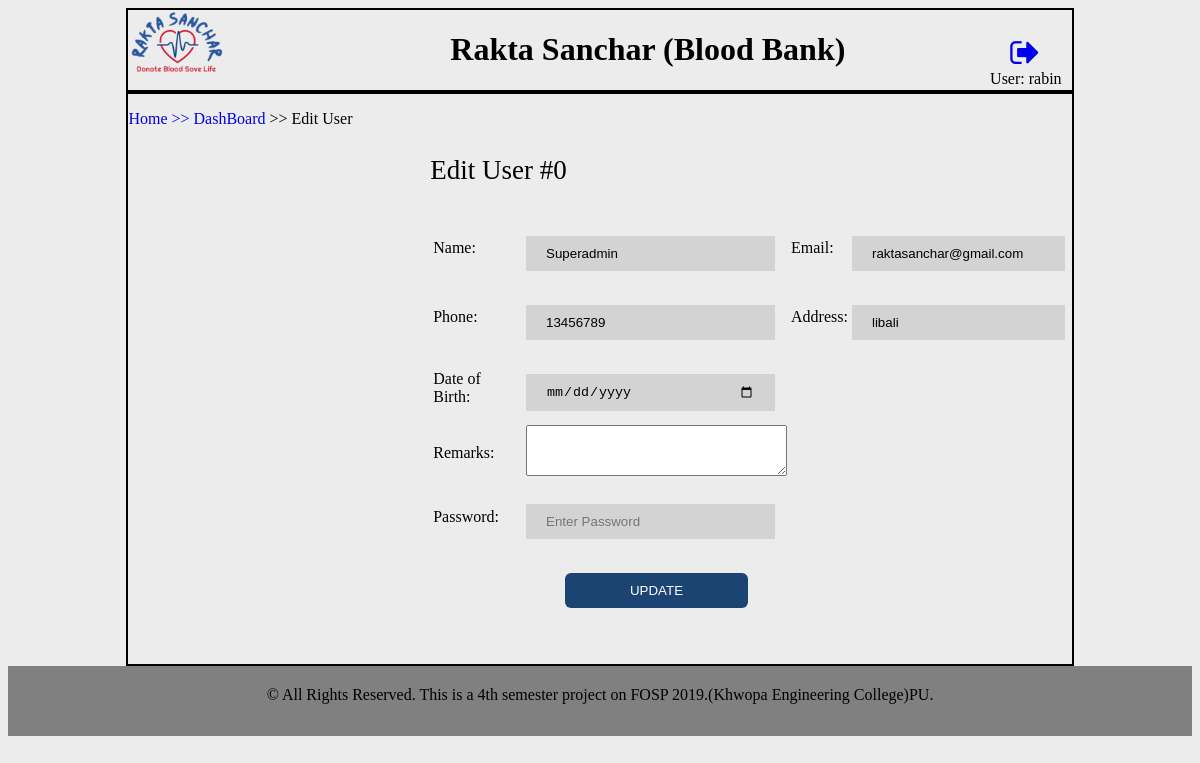
Page /admin/edit_user.php?sn=0 (signed in) on the committed database.
### tables this page shows
CREATE TABLE `user` (
  `id` int(6) NOT NULL,
  `name` varchar(20) NOT NULL,
  `username` varchar(20) NOT NULL,
  `usertype` varchar(10) NOT NULL DEFAULT 'staff',
  `email` varchar(40) NOT NULL,
  `phone` bigint(20) NOT NULL,
  `address` varchar(50) NOT NULL,
  `password` varchar(40) NOT NULL,
  `secret_key` varchar(20) DEFAULT NULL,
  `remarks` varchar(50) NOT NULL,
  `dob` date NOT NULL,
  `gender` int(1) NOT NULL,
  `created_at` datetime NOT NULL DEFAULT current_timestamp(),
  `postby_id` int(11) DEFAULT NULL,
  `is_verified` int(11) NOT NULL DEFAULT 0,
  `verifiedby_id` int(6) DEFAULT NULL,
  `updated_at` datetime NOT NULL DEFAULT '0000-00-00 00:00:00' ON UPDATE current_timestamp(),
  `status` int(11) NOT NULL DEFAULT 1
);

CREATE TABLE `content` (
  `id` int(11) NOT NULL,
  `title` varchar(50) NOT NULL,
  `description` text NOT NULL,
  `created_at` datetime NOT NULL DEFAULT current_timestamp(),
  `postby_id` int(6) DEFAULT NULL,
  `is_verified` int(1) NOT NULL DEFAULT 0,
  `verifiedby_id` int(6) DEFAULT NULL,
  `updated_at` datetime DEFAULT NULL ON UPDATE current_timestamp(),
  `hits` int(6) DEFAULT NULL,
  `status` int(1) NOT NULL DEFAULT 1
);

### admin/edit_user.php (the view, shortened to what this page needs)
<!DOCTYPE html>
<html>
<head>
	<link rel="stylesheet" href="https://cdnjs.cloudflare.com/ajax/libs/font-awesome/4.7.0/css/font-awesome.min.css">
</head>
<body style="background-color: #ececec;">
<?php
$user_sn = @$_GET['sn'];
require_once("DBConnect.php");
$sql = "SELECT * FROM `user` WHERE `id`='$user_sn' Limit 0, 10";
$result = mysqli_query($conn, $sql);
$prev_data = mysqli_fetch_assoc($result);
?>
<div style="border: 2px solid; border-color: black; height: 100%; margin:0 10%; " >
	<?php include('header.php');?>
	</div>
	<div style="border: 2px solid; border-color: black; min-height: 570px; margin:0 10%; " >
		<div>
		<p><a href="../index.php">Home</a> <a href="index.php">>> DashBoard</a> >> Edit User</p>
		</div>
		<div style="margin-left: 32%;">
<form action="" method="POST" name="user">
	<p style="font-size: 27px;">Edit User #<?= $prev_data['id'];?></p>
<table id="adduser">
	<tr>
		<td>Name:</td>
		<td><input type="text" name="name" placeholder="Enter Name" required="required" value="<?= $prev_data['name'];?>"></td>
		<td>Email:</td>
		<td><input type="email" name="email" placeholder="Enter Email" required="required" value="<?= $prev_data['email'];?>"></td>
	</tr>
	<tr>
		<td>Phone:</td>
		<td><input type="number" name="phone" placeholder="Enter Phone" required="required" value="<?= $prev_data['phone'];?>"></td>
		<td>Address:</td>
		<td><input type="text" name="address" placeholder="Enter Address" required="required" value="<?= $prev_data['address'];?>"></td>
	</tr>
	<tr>
		<td>Date of Birth:</td>
		<td><input type="date" name="date" required="required"></td>
	</tr>
	<tr>
		<td>Remarks:</td>
		<td>
			<textarea rows="3" cols="30" name="remarks"></textarea>
		</td>
	</tr>
	<tr>
		<td>Password:</td>
		<td><input type="password" name="password" placeholder="Enter Password" required="required"></td>
	</tr>
	<tr>
		<td>&nbsp;</td>
		<td><input type="submit" name="add_user" value="UPDATE"></td>
	</tr>
</table>
</form>
</div>
</div>
<?php include('footer.php');?>
</body>
</html>

### admin/footer.php (shortened to what this page needs)
<?php
require_once("DBConnect.php");
$sql = "SELECT * FROM `content` WHERE `title`='footer'";
$result = mysqli_query($conn, $sql);
$row = mysqli_fetch_assoc($result);
?>
		<div style="height: 50px;background: grey; text-align: center;padding-top: 20px;"><?=$row["description"];?></div>

### admin/edit_user.php (style rules this page uses)
#adduser input { width: 80%; background-color: lightgray; color: black; padding: 10px 20px; margin: 20px 0px 10px 0px; border: none; cursor: pointer; }
#adduser input[type=submit] { width: 70%; background-color: #1c4472; color: white; padding: 10px 20px; margin: 20px auto 10px 15%; border: none; border-radius: 6px; cursor: pointer; }
a { text-decoration: none; }

### rows in the picture
user: id "0", name "Superadmin", email "raktasanchar@gmail.com", phone "13456789", address "libali"
content: description "© All Rights Reserved. This is a 4th semester project on FOSP 2019.(Khwopa Engineering College)PU."

### other values in the picture
$_SESSION['username'] "rabin"
